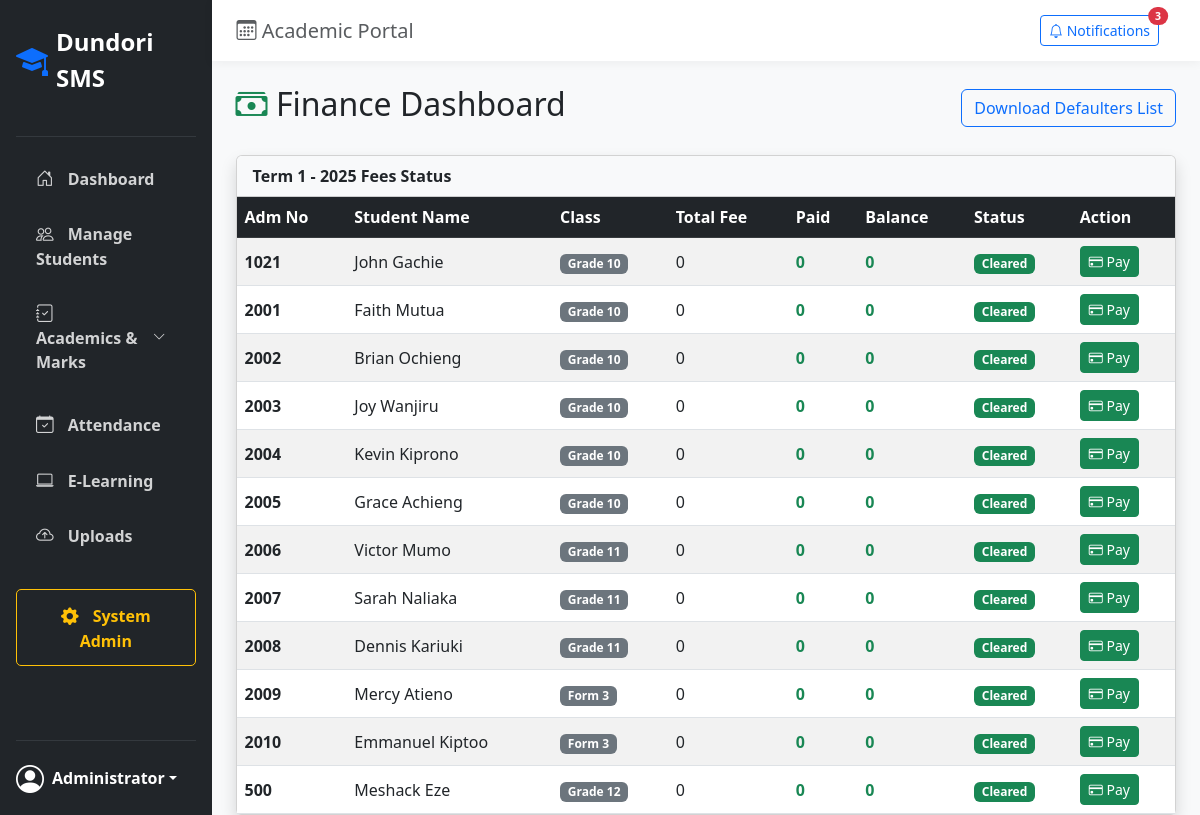
Screenshot of /finance/ (signed in) with the database file from the repository.
### students/models.py (models this page shows, shortened)
class Student(models.Model):
    SYSTEM_CHOICES = [
        ('CBC', 'CBC (Grade 10-12)'),
        ('844', '8-4-4 (Form 3-4)'),
    ]
    GENDER_CHOICES = [
        ('M', 'Male'),
        ('F', 'Female'),
    ]
    STATUS_CHOICES = [
        ('ACTIVE', 'Active'),
        ('INACTIVE', 'Inactive'),
    ]
    CLASS_CHOICES = [
        ('Grade 10', 'Grade 10'),
        ('Grade 11', 'Grade 11'),
        ('Grade 12', 'Grade 12'),
        ('Form 3', 'Form 3'),
        ('Form 4', 'Form 4'),
    ]
    PATHWAY_CHOICES = [
        ('STEM', 'STEM (Science, Tech, Engineering, Math)'),
        ('ARTS', 'Arts and Sports Science'),
        ('SOCIAL', 'Social Sciences'),
    ]
    admission_number = models.CharField(max_length=20, unique=True)
    first_name = models.CharField(max_length=50)
    last_name = models.CharField(max_length=50)
    gender = models.CharField(max_length=1, choices=GENDER_CHOICES)
    date_of_birth = models.DateField()
    passport_photo = models.ImageField(upload_to='student_photos/', blank=True, null=True)
    curriculum = models.CharField(max_length=5, choices=SYSTEM_CHOICES, default='CBC')
    current_class = models.CharField(max_length=20, choices=CLASS_CHOICES)
    cbc_pathway = models.ForeignKey('academics.CBCPathway', on_delete=models.SET_NULL, null=True, blank=True, help_text="Only needed for Grade 10-12 students")
    parent_name = models.CharField(max_length=100)
    parent_phone = models.CharField(max_length=15)
    parent_email = models.EmailField(blank=True, null=True)
    status = models.CharField(max_length=10, choices=STATUS_CHOICES, default='ACTIVE')
    admission_date = models.DateField(auto_now_add=True)

### finance/views.py (the view)
# urls.py: path('', views.finance_dashboard, name='finance_dashboard'),
@login_required
def finance_dashboard(request):
    students = Student.objects.all()
    student_data = []
    for student in students:
        structure = FeeStructure.objects.filter(class_name=student.current_class, term='Term 1', year=2025).first()
        required_amount = structure.amount if structure else 0
        total_paid = Payment.objects.filter(student=student, term='Term 1').aggregate(Sum('amount_paid'))['amount_paid__sum'] or 0
        balance = required_amount - total_paid
        student_data.append({
            'student': student,
            'required': required_amount,
            'paid': total_paid,
            'balance': balance,
            'status': 'Cleared' if balance <= 0 else 'Defaulter'
        })
    return render(request, 'finance/dashboard.html', {'data': student_data})

### templates/finance/dashboard.html
{% extends 'base.html' %}
{% block content %}
<div class="d-flex justify-content-between align-items-center mb-4">
    <h2><i class="bi bi-cash-stack text-success"></i> Finance Dashboard</h2>
    <button class="btn btn-outline-primary">Download Defaulters List</button>
</div>
<div class="card shadow">
    <div class="card-header bg-light">
        <strong>Term 1 - 2025 Fees Status</strong>
    </div>
    <div class="card-body p-0">
        <table class="table table-hover table-striped mb-0 align-middle">
            <thead class="table-dark">
                <tr>
                    <th>Adm No</th>
                    <th>Student Name</th>
                    <th>Class</th>
                    <th>Total Fee</th>
                    <th>Paid</th>
                    <th>Balance</th>
                    <th>Status</th>
                    <th>Action</th>
                </tr>
            </thead>
            <tbody>
                {% for item in data %}
                <tr>
                    <td class="fw-bold">{{ item.student.admission_number }}</td>
                    <td>{{ item.student.first_name }} {{ item.student.last_name }}</td>
                    <td><span class="badge bg-secondary">{{ item.student.current_class }}</span></td>
                    <td>{{ item.required|floatformat:0 }}</td>
                    <td class="text-success fw-bold">{{ item.paid|floatformat:0 }}</td>
                    <td class="fw-bold {% if item.balance > 0 %}text-danger{% else %}text-success{% endif %}">
                        {{ item.balance|floatformat:0 }}
                    </td>
                    <td>
                        {% if item.balance > 0 %}
                            <span class="badge bg-danger">Defaulter</span>
                        {% else %}
                            <span class="badge bg-success">Cleared</span>
                        {% endif %}
                    </td>
                    <td>
                        <a href="{% url 'record_payment' item.student.id %}" class="btn btn-sm btn-success">
                            <i class="bi bi-credit-card"></i> Pay
                        </a>
                    </td>
                </tr>
                {% empty %}
                <tr><td colspan="8" class="text-center py-4">No students found.</td></tr>
                {% endfor %}
            </tbody>
        </table>
    </div>
</div>
{% endblock %}

### templates/base.html (style rules this page uses)
body { background-color: #f8f9fa; font-family: 'Segoe UI', Tahoma, Geneva, Verdana, sans-serif; }

### rows the page displays
Student: student.admission_number "1021", student.first_name "John", student.last_name "Gachie", student.current_class "Grade 10", required "0", paid "0", balance "0"
Student: student.admission_number "2001", student.first_name "Faith", student.last_name "Mutua", student.current_class "Grade 10", required "0", paid "0", balance "0"
Student: student.admission_number "2002", student.first_name "Brian", student.last_name "Ochieng", student.current_class "Grade 10", required "0", paid "0", balance "0"
Student: student.admission_number "2003", student.first_name "Joy", student.last_name "Wanjiru", student.current_class "Grade 10", required "0", paid "0", balance "0"
Student: student.admission_number "2004", student.first_name "Kevin", student.last_name "Kiprono", student.current_class "Grade 10", required "0", paid "0", balance "0"
Student: student.admission_number "2005", student.first_name "Grace", student.last_name "Achieng", student.current_class "Grade 10", required "0", paid "0", balance "0"
Student: student.admission_number "2006", student.first_name "Victor", student.last_name "Mumo", student.current_class "Grade 11", required "0", paid "0", balance "0"
Student: student.admission_number "2007", student.first_name "Sarah", student.last_name "Naliaka", student.current_class "Grade 11", required "0", paid "0", balance "0"
Student: student.admission_number "2008", student.first_name "Dennis", student.last_name "Kariuki", student.current_class "Grade 11", required "0", paid "0", balance "0"
Student: student.admission_number "2009", student.first_name "Mercy", student.last_name "Atieno", student.current_class "Form 3", required "0", paid "0", balance "0"
Student: student.admission_number "2010", student.first_name "Emmanuel", student.last_name "Kiptoo", student.current_class "Form 3", required "0", paid "0", balance "0"
Student: student.admission_number "500", student.first_name "Meshack", student.last_name "Eze", student.current_class "Grade 12", required "0", paid "0", balance "0"
